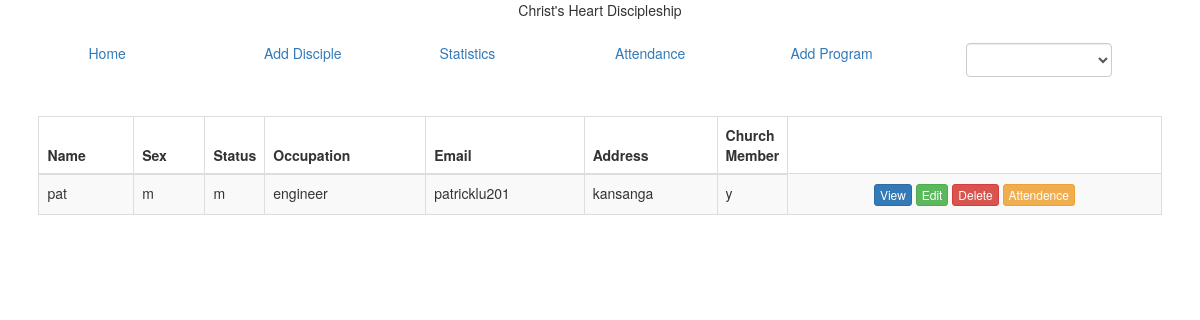
Before: / with the older database file.
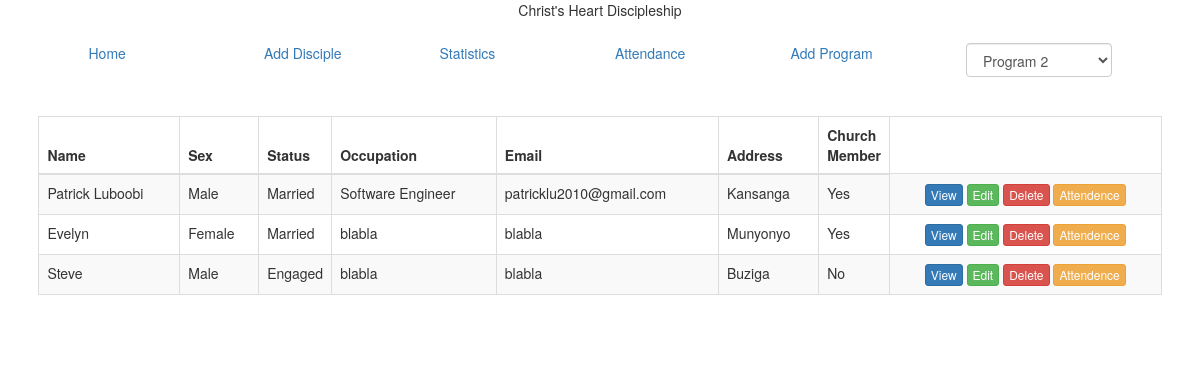
After: the same page with the newer database file.
### tables this page shows
CREATE TABLE IF NOT EXISTS `disciples` (
  `id` int(11) NOT NULL AUTO_INCREMENT,
  `name` varchar(50) NOT NULL,
  `sex` enum('Male','Female') NOT NULL,
  `marital_status` enum('Married','Single','Engaged') NOT NULL,
  `occupation` varchar(50) NOT NULL,
  `email` varchar(50) NOT NULL,
  `address` varchar(50) NOT NULL,
  `member` enum('Yes','No') NOT NULL,
  `join` varchar(50) NOT NULL,
  `submitted` enum('Yes','No') NOT NULL,
  `who_submit` varchar(50) NOT NULL,
  `submit` enum('Yes','No') NOT NULL,
  `submit_to` varchar(50) NOT NULL,
  `leader` enum('Yes','No') NOT NULL,
  `department` varchar(50) NOT NULL,
  `role` varchar(50) NOT NULL,
  `ministry` enum('Yes','No') NOT NULL,
  `sector` varchar(50) NOT NULL,
  `passion` varchar(50) NOT NULL,
  `future` varchar(50) NOT NULL,
  `prog_id` int(11) NOT NULL,
  PRIMARY KEY (`id`)
);

### classes/DatabaseHelper.php (the view, shortened to what this page needs)
<?php
class DatabaseHelper
{
    function get_disciples()
    {
        $dbh = $this->connect_db();
        $statementHandler = $dbh->prepare('SELECT * FROM disciples');
        $statementHandler->execute();
        if ($statementHandler->rowCount() > 0) {
            while ($user = $statementHandler->fetch(PDO::FETCH_ASSOC)) {
                $id = $user['id'];
                $name = $user['name'];
                $sex = $user['sex'];
                $status = $user['marital_status'];
                $occupation = $user['occupation'];
                $email = $user['email'];
                $address = $user['address'];
                $church_member = $user['member'];
                ?>
                <tr>
                    <td>
                        <?php echo $name; ?>
                    </td>
                    <td>
                        <?php echo $sex; ?></td>
                    <td>
                        <?php echo $status; ?>
                    </td>
                    <td>
                        <?php echo $occupation; ?>
                    </td>
                    <td>
                        <?php echo $email; ?>
                    </td>
                    <td>
                        <?php echo $address; ?>
                    </td>
                    <td>
                        <?php echo $church_member; ?>
                    </td>
                    <td align="center">
                        <a href="view_disciple.php?id=<?php echo $id; ?>" class="btn btn-primary btn-xs">View</a>
                        <a href="edit_disciple.php?id=<?php echo $id; ?>" class="btn btn-success btn-xs">Edit</a>
                        <a href="delete_disciple.php?id=<?php echo $id; ?>" class="btn btn-danger btn-xs">Delete</a>
                        <a href="attend_disciple.php?id=<?php echo $id; ?>" class="btn btn-warning btn-xs">Attendence</a>
                    </td>
                </tr>
            <?php
            }
        } else {
            echo false;
        }
    }
                ?>
            <?php
    public function connect_db()
    {
        try {
            return new PDO("mysql:host=localhost;dbname=discipleship", "root", "");
        } catch (PDOException $e) {
            echo "Connection Error: " . $e->getMessage();
        }
    }
}

### index.php (shortened to what this page needs)
<?php
require_once 'classes/DatabaseHelper.php';
 ?>
<!DOCTYPE html>
<html>
<head lang="en">
<link rel="stylesheet" href="http://maxcdn.bootstrapcdn.com/bootstrap/3.3.6/css/bootstrap.min.css">
<link rel="stylesheet" type="text/css" href="css/main.css">
</head>
<body>
<div class="container-fluid">
    <?php include_once 'includes/header.php.inc' ?>
    <div id="table-box" class="row">
        <table id="disc-table" cellpadding="0" cellspacing="0" border="0"
               class="table table-striped table-bordered">
            <thead>
            <tr>
                <th>Name</th>
                <th>Sex</th>
                <th width="10">Status</th>
                <th>Occupation</th>
                <th>Email</th>
                <th>Address</th>
                <th width="10">Church Member</th>
            </tr>
            </thead>
            <tbody>
            <?php
            $db_helper = new DatabaseHelper();
            $db_helper->get_disciples();
            ?>
            </tbody>
        </table>
    </div>
</div>
</body>
</html>

### includes/header.php.inc (shortened to what this page needs)
<div id="heading" align="center">Christ's Heart Discipleship</div>
<div id="menu" class="row">
        <div id="home" class="menu-item col-md-2"><a href="index.php" >Home</a></div>
        <div id="add-disciple" class="menu-item col-md-2"><a href="add_disciple.php" >Add Disciple</a></div>
        <div id="stats" class="menu-item col-md-2"><a href="stats.php">Statistics</a></div>
        <div id="roll-call" class="menu-item col-md-2"><a href="roll-call.php">Attendance</a></div>
        <div id="add_program" class="menu-item col-md-2"><a data-toggle="modal" href="" data-target="#programModal">Add Program</a></div>
        <div id="programs" class="menu-item col-md-2">
        <form method="post" role="form"         action="php/add_disciple.php">
            <div class="form-group">
                    <div class="">
                        <select id="program" name="program" class="form-control" onChange="window.location.href=this.value">
    <?php
                        $query = "SELECT * FROM programs";
                        $result = mysql_query($query);
                        while ($row = mysql_fetch_array($result)){
                        if(!isset($_GET['pid'])){
                            if($row['status'] == 'on-going'){
                                    ?>
                                    <option value="<?php echo $_SERVER['PHP_SELF'].'?pid='.$row['number'];?>" selected><?php echo "Program ".$row['number'];?></option>
                                  <?php
                            }else{
                                ?>
                                <option value="<?php echo $_SERVER['PHP_SELF'].'?pid='.$row['number'];?>"><?php echo "Program ".$row['number'];?></option>
                                <?php
                            }
                        }
                    }
                            ?>
                         </select>
                    </div>
                </div>
                </form>
        </div>
    </div>

### css/main.css (style rules this page uses)
body { overflow-x: hidden; }
#heading { margin-bottom: 2%; }
#menu { margin-left: 5%; margin-right: 5%; }
#table-box { margin: 2%; }

Changed rows visible on the page:
changed disciples: name "pat" → "Patrick Luboobi"; sex "m" → "Male"; marital_status "m" → "Married"; occupation "engineer" → "Software Engineer"; email "patricklu201" → "patricklu2010@gmail.com"; address "kansanga" → "Kansanga"; member "y" → "Yes"
added disciples: name "Evelyn", sex "Female", marital_status "Married", occupation "blabla", email "blabla", address "Munyonyo", member "Yes"
added disciples: name "Steve", sex "Male", marital_status "Engaged", occupation "blabla", email "blabla", address "Buziga", member "No"
Other visible differences:
form field program: (not shown) → "Program 2"
